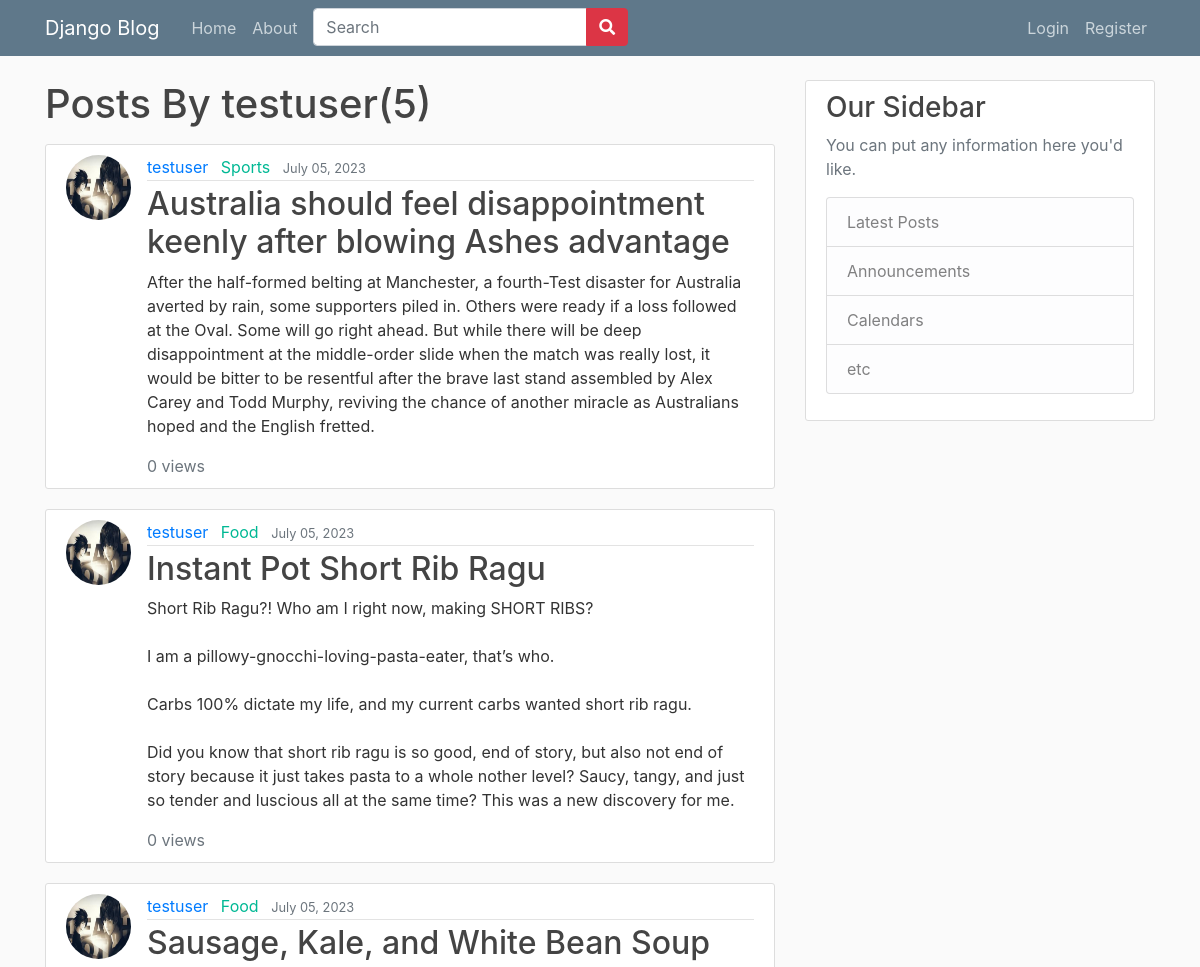
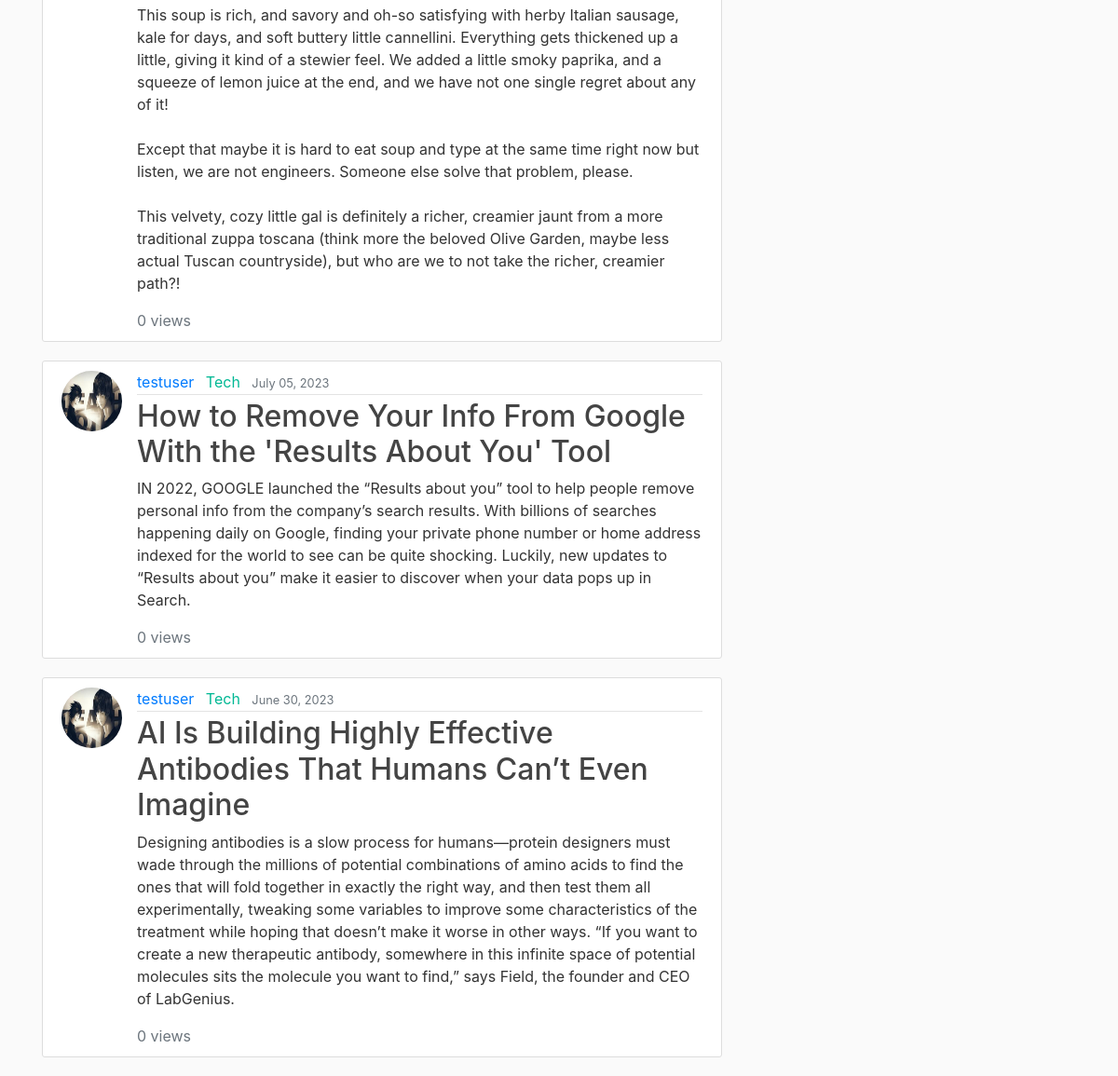
The app's page /user/testuser with its own data (2 pictures, top to bottom).
### blog/models.py (models this page shows, shortened)
class Post(models.Model):
    title = models.CharField(max_length=250)
    content = models.TextField()
    image = models.ImageField(upload_to='post_images/', blank=True, null=True)
    category = models.ForeignKey(Category, on_delete=models.SET_NULL, null=True, default = None)
    date_posted = models.DateTimeField(default=timezone.now)
    author = models.ForeignKey(User, on_delete=models.CASCADE)#an author can have many posts
    views = models.PositiveIntegerField(default=0)

class Category(models.Model):
    name = models.CharField(max_length=250)
    def __str__(self):
        return self.name

### users/models.py (models this page shows, shortened)
class Profile(models.Model):
    user = models.OneToOneField(User, on_delete=models.CASCADE, unique=True)
    image = models.ImageField(default = 'default.jpg', upload_to='_profile_pics')

### blog/views.py (the view)
# urls.py: path('user/<str:username>', UserPostListView.as_view(), name = 'user-posts'),
class UserPostListView(ListView): #making class based view
    model = Post
    template_name = 'blog/user_posts.html'  #<app>/<model>_<viewtype>.html
    context_object_name = 'posts' #make sure to get the var name right
    paginate_by = 5
    def get_queryset(self):
        user = get_object_or_404(User,username = self.kwargs.get('username'))
        return Post.objects.filter(author = user).order_by('-date_posted')
    def get_context_data(self, **kwargs):
        context = super().get_context_data(**kwargs)
        context['categories'] = Category.objects.all()  # Retrieve all categories
        return context

### blog/templates/blog/user_posts.html (shortened to what this page needs)
{%extends 'blog/base.html'%}
{%block content%}
<h1 class = "mb-3">Posts By {{ view.kwargs.username }}({{ page_obj.paginator.count }})</h1>
    {%for post in posts%}
        <article class="media content-section">
            <img class = "rounded-circle article-img" src = "{{post.author.profile.image.url}}">
            <div class="media-body">
                <div class="article-metadata">
                    <a class="mr-2" href="{% url 'user-posts' post.author.username %}">{{ post.author }}</a>
                    <a class="mr-2 green-link" href="{% url 'category-posts' post.category.id %}">{{ post.category }}</a>
                    <small class="text-muted">{{ post.date_posted|date:"F d, Y" }}</small>
                </div>
                <h2><a class="article-title" href="{%url 'post-detail' post.id%}">{{ post.title }}</a></h2>
                <p class="article-content">{{ post.content }}</p>
                <footer class="text-muted">{{ post.views }} views</footer>
            </div>
        </article>
    {%endfor%}
{%endblock%}

### blog/static/blog/main.css (style rules this page uses)
body { background: #fafafa; color: #333333; margin-top: 5rem; }
h1, h2, h3, h4, h5, h6 { color: #444444; }
.content-section { background: #ffffff; padding: 10px 20px; border: 1px solid #dddddd; border-radius: 3px; margin-bottom: 20px; }
.article-title { color: #444444; }
.article-content { white-space: pre-line; }
.article-img { height: 65px; width: 65px; margin-right: 16px; }
.article-metadata { padding-bottom: 1px; margin-bottom: 4px; border-bottom: 1px solid #e3e3e3 }
.green-link { color: #00b894 }

### records on screen
Post: author.profile.image (picture), author "testuser", category "Sports", date_posted "July 05, 2023", title "Australia should feel disappointment keenly after blowing Ashes advantage", content "After the half-formed belting at Manchester, a fourth-Test disaster for Australia averted by rain, some supporters piled in. Others were ready if a loss followed at the Oval. Some will go right ahead. But while there will be deep disappointment at the middle-order slide when the match was really lost, it would be bitter to be resentful after the brave last stand assembled by Alex Carey and Todd Murphy, reviving the chance of another miracle as Australians hoped and the English fretted.", views "0"
Post: author.profile.image (picture), author "testuser", category "Food", date_posted "July 05, 2023", title "Instant Pot Short Rib Ragu", content "Short Rib Ragu?! Who am I right now, making SHORT RIBS? I am a pillowy-gnocchi-loving-pasta-eater, that’s who. Carbs 100% dictate my life, and my current carbs wanted short rib ragu. Did you know that short rib ragu is so good, end of story, but also not end of story because it just takes pasta to a whole nother level? Saucy, tangy, and just so tender and luscious all at the same time? This was a new discovery for me.", views "0"
Post: author.profile.image (picture), author "testuser", category "Food", date_posted "July 05, 2023", title "Sausage, Kale, and White Bean Soup", content "This soup is rich, and savory and oh-so satisfying with herby Italian sausage, kale for days, and soft buttery little cannellini. Everything gets thickened up a little, giving it kind of a stewier feel. We added a little smoky paprika, and a squeeze of lemon juice at the end, and we have not one single regret about any of it! Except that maybe it is hard to eat soup and type at the same time right now but listen, we are not engineers. Someone else solve that problem, please. This velvety, cozy little gal is definitely a richer, creamier jaunt from a more traditional zuppa toscana (think more the beloved Olive Garden, maybe less actual Tuscan countryside), but who are we to not take the…", views "0"
Post: author.profile.image (picture), author "testuser", category "Tech", date_posted "July 05, 2023", title "How to Remove Your Info From Google With the 'Results About You' Tool", content "IN 2022, GOOGLE launched the “Results about you” tool to help people remove personal info from the company’s search results. With billions of searches happening daily on Google, finding your private phone number or home address indexed for the world to see can be quite shocking. Luckily, new updates to “Results about you” make it easier to discover when your data pops up in Search.", views "0"
Post: author.profile.image (picture), author "testuser", category "Tech", date_posted "June 30, 2023", title "AI Is Building Highly Effective Antibodies That Humans Can’t Even Imagine", content "Designing antibodies is a slow process for humans—protein designers must wade through the millions of potential combinations of amino acids to find the ones that will fold together in exactly the right way, and then test them all experimentally, tweaking some variables to improve some characteristics of the treatment while hoping that doesn’t make it worse in other ways. “If you want to create a new therapeutic antibody, somewhere in this infinite space of potential molecules sits the molecule you want to find,” says Field, the founder and CEO of LabGenius.", views "0"

### other values on screen
{{ view.kwargs.username }} "testuser"
{{ page_obj.paginator.count }} "5"
